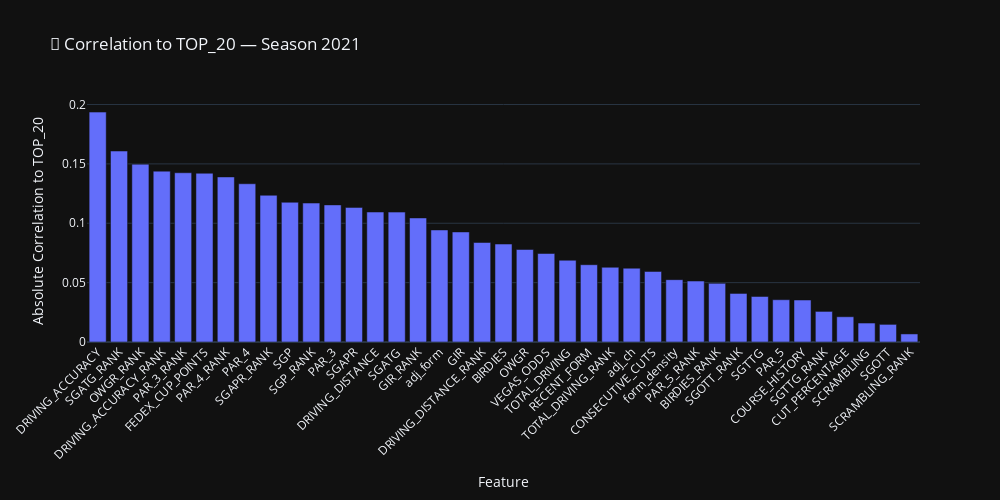
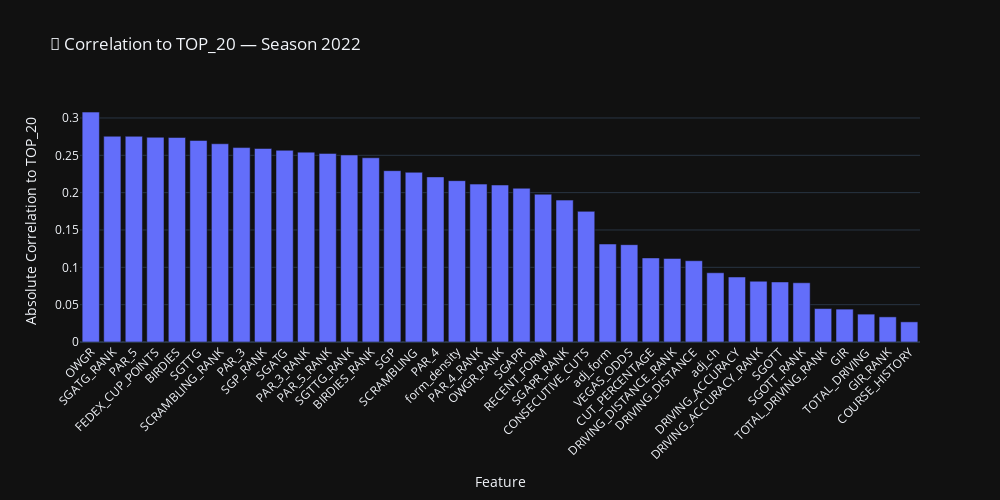
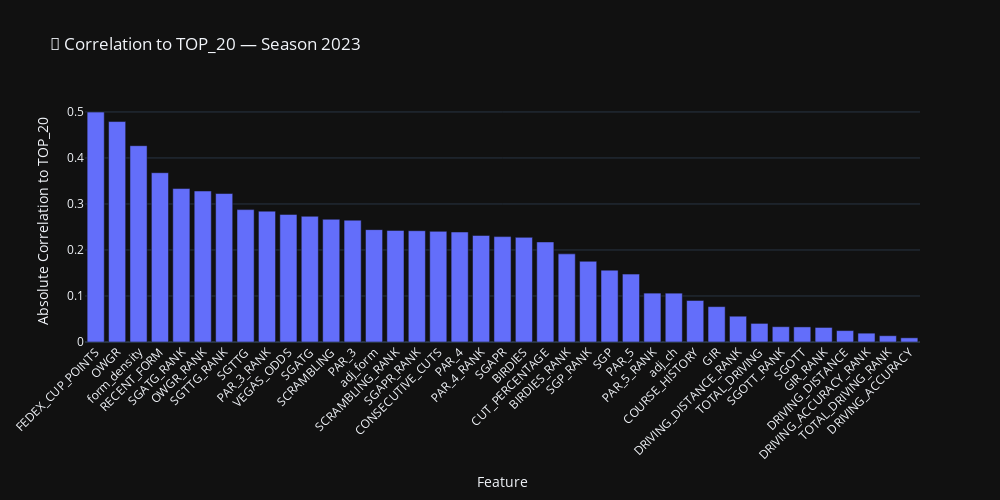
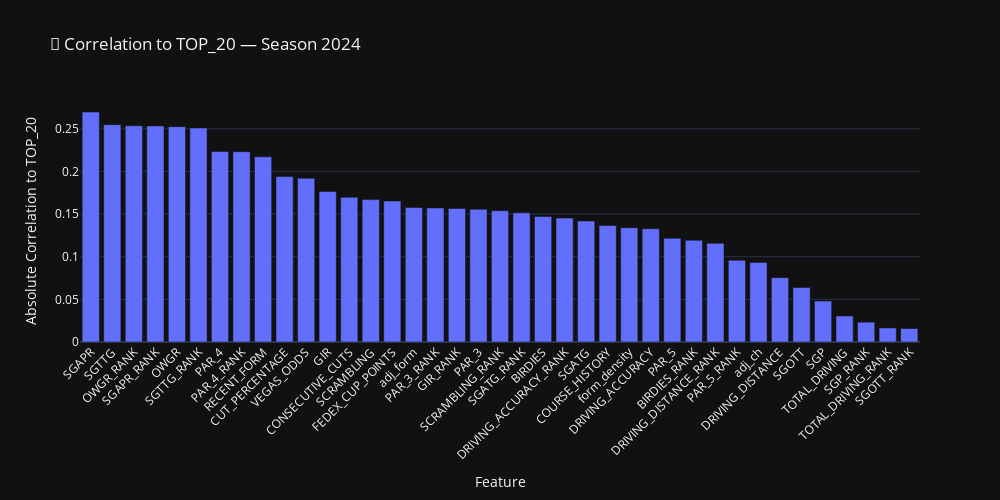

Source (notebook cell) for these figures, in order:
### Markdown cell above
## Correlations
**Last 4 Years**

### Code cell
import plotly.express as px

# Get the 4 most recent seasons (or fewer if not available)
available_seasons = sorted(training_df["SEASON"].unique())[-4:]

# Dictionary to store correlation results
correlation_frames = {}

# Calculate correlations for each season
for season in available_seasons:
    df = training_df[training_df["SEASON"] == season].copy()

    # Numeric features only, drop final result
    numeric = df.select_dtypes(include=["float64", "int64"]).drop(columns=["FINAL_POS", "SEASON"], errors="ignore")

    # Skip if TOP_20 is not present
    if "TOP_20" not in numeric.columns:
        continue

    # Correlation with TOP_20
    cor = numeric.corr().abs()["TOP_20"].drop("TOP_20", errors="ignore").sort_values(ascending=False)
    cor_df = cor.reset_index()
    cor_df.columns = ["Feature", "Correlation"]
    correlation_frames[season] = cor_df

# Plot one bar chart per season
for season, cor_df in correlation_frames.items():
    fig = px.bar(
        cor_df,
        x="Feature",
        y="Correlation",
        title=f"🔎 Correlation to TOP_20 — Season {int(season)}",
        height=500,
        width=1000
    )

    fig.update_layout(
        xaxis_title="Feature",
        yaxis_title="Absolute Correlation to TOP_20",
        template="plotly_dark",
        xaxis_tickangle=-45
    )

    fig.show()

### Figure 1 — Plotly figure (JSON) as saved in the notebook; plotly's stock layout.template omitted (floating-point values rounded to 4 significant figures)
{"data": [{"hovertemplate": "Feature=%{x}<br>Correlation=%{y}<extra></extra>", "legendgroup": "", "marker": {"color": "#636efa", "pattern": {"shape": ""}}, "name": "", "orientation": "v", "showlegend": false, "textposition": "auto", "type": "bar", "x": ["DRIVING_ACCURACY", "SGATG_RANK", "OWGR_RANK", "DRIVING_ACCURACY_RANK", "PAR_3_RANK", "FEDEX_CUP_POINTS", "PAR_4_RANK", "PAR_4", "SGAPR_RANK", "SGP", "SGP_RANK", "PAR_3", "SGAPR", "DRIVING_DISTANCE", "SGATG", "GIR_RANK", "adj_form", "GIR", "DRIVING_DISTANCE_RANK", "BIRDIES", "OWGR", "VEGAS_ODDS", "TOTAL_DRIVING", "RECENT_FORM", "TOTAL_DRIVING_RANK", "adj_ch", "CONSECUTIVE_CUTS", "form_density", "PAR_5_RANK", "BIRDIES_RANK", "SGOTT_RANK", "SGTTG", "PAR_5", "COURSE_HISTORY", "SGTTG_RANK", "CUT_PERCENTAGE", "SCRAMBLING", "SGOTT", "SCRAMBLING_RANK"], "xaxis": "x", "y": [0.1936, 0.1608, 0.1498, 0.1439, 0.1425, 0.1421, 0.139, 0.1333, 0.1236, 0.1177, 0.117, 0.1155, 0.1134, 0.1094, 0.1094, 0.1045, 0.09438, 0.09269, 0.08379, 0.08249, 0.0779, 0.07453, 0.06884, 0.06509, 0.06292, 0.06216, 0.05942, 0.05249, 0.05132, 0.04937, 0.04088, 0.03833, 0.0356, 0.03535, 0.02575, 0.02126, 0.01597, 0.01484, 0.006783], "yaxis": "y"}], "layout": {"barmode": "relative", "height": 500, "legend": {"tracegroupgap": 0}, "title": {"text": "🔎 Correlation to TOP_20 — Season 2021"}, "width": 1000, "xaxis": {"anchor": "y", "domain": [0, 1], "tickangle": -45, "title": {"text": "Feature"}}, "yaxis": {"anchor": "x", "domain": [0, 1], "title": {"text": "Absolute Correlation to TOP_20"}}}}

### Figure 2 — Plotly figure (JSON) as saved in the notebook; plotly's stock layout.template omitted (floating-point values rounded to 4 significant figures)
{"data": [{"hovertemplate": "Feature=%{x}<br>Correlation=%{y}<extra></extra>", "legendgroup": "", "marker": {"color": "#636efa", "pattern": {"shape": ""}}, "name": "", "orientation": "v", "showlegend": false, "textposition": "auto", "type": "bar", "x": ["OWGR", "SGATG_RANK", "PAR_5", "FEDEX_CUP_POINTS", "BIRDIES", "SGTTG", "SCRAMBLING_RANK", "PAR_3", "SGP_RANK", "SGATG", "PAR_3_RANK", "PAR_5_RANK", "SGTTG_RANK", "BIRDIES_RANK", "SGP", "SCRAMBLING", "PAR_4", "form_density", "PAR_4_RANK", "OWGR_RANK", "SGAPR", "RECENT_FORM", "SGAPR_RANK", "CONSECUTIVE_CUTS", "adj_form", "VEGAS_ODDS", "CUT_PERCENTAGE", "DRIVING_DISTANCE_RANK", "DRIVING_DISTANCE", "adj_ch", "DRIVING_ACCURACY", "DRIVING_ACCURACY_RANK", "SGOTT", "SGOTT_RANK", "TOTAL_DRIVING_RANK", "GIR", "TOTAL_DRIVING", "GIR_RANK", "COURSE_HISTORY"], "xaxis": "x", "y": [0.3079, 0.2756, 0.2755, 0.2742, 0.2739, 0.2699, 0.2655, 0.2603, 0.2591, 0.2567, 0.2543, 0.2526, 0.2505, 0.2467, 0.2294, 0.2272, 0.2211, 0.2161, 0.2114, 0.2103, 0.2059, 0.1979, 0.19, 0.1749, 0.1312, 0.1304, 0.1126, 0.1119, 0.1088, 0.09271, 0.08708, 0.08138, 0.08043, 0.07932, 0.04476, 0.04405, 0.03733, 0.03366, 0.02699], "yaxis": "y"}], "layout": {"barmode": "relative", "height": 500, "legend": {"tracegroupgap": 0}, "title": {"text": "🔎 Correlation to TOP_20 — Season 2022"}, "width": 1000, "xaxis": {"anchor": "y", "domain": [0, 1], "tickangle": -45, "title": {"text": "Feature"}}, "yaxis": {"anchor": "x", "domain": [0, 1], "title": {"text": "Absolute Correlation to TOP_20"}}}}

### Figure 3 — Plotly figure (JSON) as saved in the notebook; plotly's stock layout.template omitted (floating-point values rounded to 4 significant figures)
{"data": [{"hovertemplate": "Feature=%{x}<br>Correlation=%{y}<extra></extra>", "legendgroup": "", "marker": {"color": "#636efa", "pattern": {"shape": ""}}, "name": "", "orientation": "v", "showlegend": false, "textposition": "auto", "type": "bar", "x": ["FEDEX_CUP_POINTS", "OWGR", "form_density", "RECENT_FORM", "SGATG_RANK", "OWGR_RANK", "SGTTG_RANK", "SGTTG", "PAR_3_RANK", "VEGAS_ODDS", "SGATG", "SCRAMBLING", "PAR_3", "adj_form", "SCRAMBLING_RANK", "SGAPR_RANK", "CONSECUTIVE_CUTS", "PAR_4", "PAR_4_RANK", "SGAPR", "BIRDIES", "CUT_PERCENTAGE", "BIRDIES_RANK", "SGP_RANK", "SGP", "PAR_5", "PAR_5_RANK", "adj_ch", "COURSE_HISTORY", "GIR", "DRIVING_DISTANCE_RANK", "TOTAL_DRIVING", "SGOTT_RANK", "SGOTT", "GIR_RANK", "DRIVING_DISTANCE", "DRIVING_ACCURACY_RANK", "TOTAL_DRIVING_RANK", "DRIVING_ACCURACY"], "xaxis": "x", "y": [0.4997, 0.4791, 0.4266, 0.3679, 0.3335, 0.3282, 0.3227, 0.2877, 0.2843, 0.2773, 0.2732, 0.2667, 0.2648, 0.2442, 0.2426, 0.2419, 0.2405, 0.2391, 0.2316, 0.2291, 0.2274, 0.2175, 0.1915, 0.1754, 0.1561, 0.1475, 0.1062, 0.1061, 0.09025, 0.0769, 0.05607, 0.04042, 0.03327, 0.03282, 0.03165, 0.02483, 0.01919, 0.01368, 0.009111], "yaxis": "y"}], "layout": {"barmode": "relative", "height": 500, "legend": {"tracegroupgap": 0}, "title": {"text": "🔎 Correlation to TOP_20 — Season 2023"}, "width": 1000, "xaxis": {"anchor": "y", "domain": [0, 1], "tickangle": -45, "title": {"text": "Feature"}}, "yaxis": {"anchor": "x", "domain": [0, 1], "title": {"text": "Absolute Correlation to TOP_20"}}}}

### Figure 4 — Plotly figure (JSON) as saved in the notebook; plotly's stock layout.template omitted (floating-point values rounded to 4 significant figures)
{"data": [{"hovertemplate": "Feature=%{x}<br>Correlation=%{y}<extra></extra>", "legendgroup": "", "marker": {"color": "#636efa", "pattern": {"shape": ""}}, "name": "", "orientation": "v", "showlegend": false, "textposition": "auto", "type": "bar", "x": ["SGAPR", "SGTTG", "OWGR_RANK", "SGAPR_RANK", "OWGR", "SGTTG_RANK", "PAR_4", "PAR_4_RANK", "RECENT_FORM", "CUT_PERCENTAGE", "VEGAS_ODDS", "GIR", "CONSECUTIVE_CUTS", "SCRAMBLING", "FEDEX_CUP_POINTS", "adj_form", "PAR_3_RANK", "GIR_RANK", "PAR_3", "SCRAMBLING_RANK", "SGATG_RANK", "BIRDIES", "DRIVING_ACCURACY_RANK", "SGATG", "COURSE_HISTORY", "form_density", "DRIVING_ACCURACY", "PAR_5", "BIRDIES_RANK", "DRIVING_DISTANCE_RANK", "PAR_5_RANK", "adj_ch", "DRIVING_DISTANCE", "SGOTT", "SGP", "TOTAL_DRIVING", "SGP_RANK", "TOTAL_DRIVING_RANK", "SGOTT_RANK"], "xaxis": "x", "y": [0.2696, 0.2548, 0.2535, 0.2533, 0.2525, 0.251, 0.2233, 0.2232, 0.2171, 0.1939, 0.192, 0.1765, 0.1697, 0.1669, 0.1654, 0.1577, 0.1572, 0.1565, 0.1556, 0.154, 0.1514, 0.147, 0.1453, 0.1418, 0.1365, 0.134, 0.1329, 0.1217, 0.1193, 0.1157, 0.09585, 0.0933, 0.07547, 0.06391, 0.04806, 0.03049, 0.02324, 0.01651, 0.01579], "yaxis": "y"}], "layout": {"barmode": "relative", "height": 500, "legend": {"tracegroupgap": 0}, "title": {"text": "🔎 Correlation to TOP_20 — Season 2024"}, "width": 1000, "xaxis": {"anchor": "y", "domain": [0, 1], "tickangle": -45, "title": {"text": "Feature"}}, "yaxis": {"anchor": "x", "domain": [0, 1], "title": {"text": "Absolute Correlation to TOP_20"}}}}
